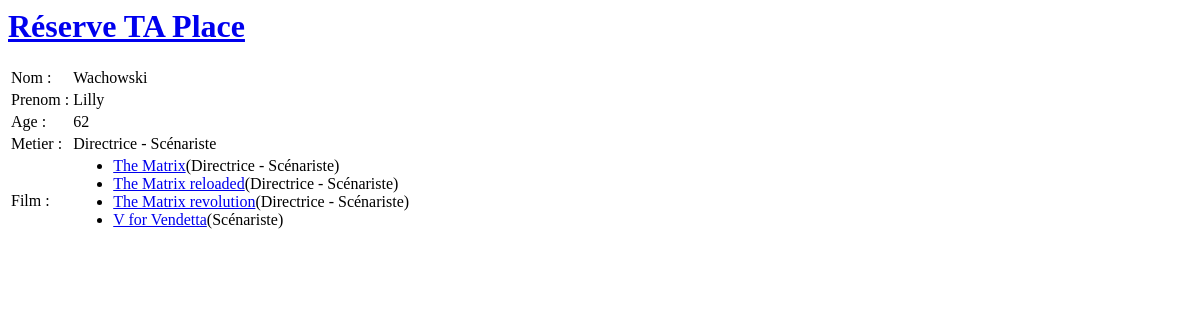
Before: /third_part/site/user/personne.php?num=3 with the older database file.
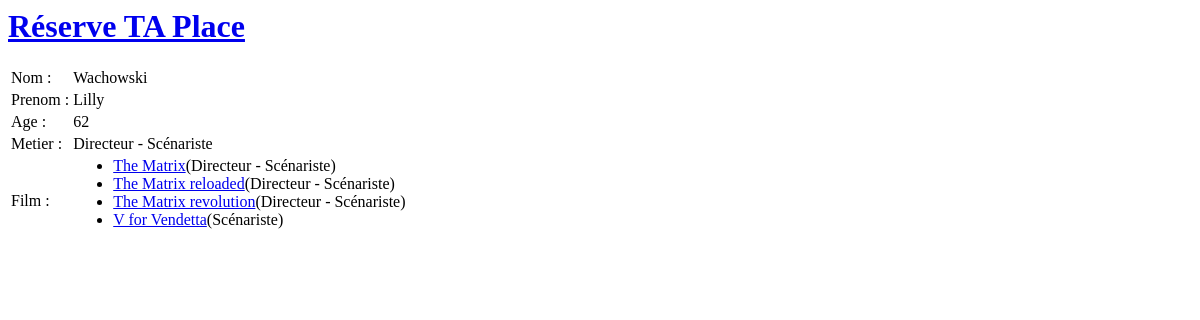
After: the same page with the newer database file.
### tables this page shows
CREATE TABLE `Personne` (
  `num_personne` int(11) NOT NULL,
  `nom` varchar(30) NOT NULL,
  `prenom` varchar(30) NOT NULL,
  `age` int(11) NOT NULL,
  PRIMARY KEY (`num_personne`)
);

CREATE TABLE `Participe_au_film` (
  `num_personne` int(11) NOT NULL,
  `num_film` int(11) NOT NULL,
  `metier` varchar(256) NOT NULL,
  PRIMARY KEY (`num_personne`,`num_film`),
  KEY `num_film` (`num_film`),
  CONSTRAINT `Participe_au_film_ibfk_1` FOREIGN KEY (`num_personne`) REFERENCES `Personne` (`num_personne`) ON DELETE CASCADE ON UPDATE CASCADE,
  CONSTRAINT `Participe_au_film_ibfk_2` FOREIGN KEY (`num_film`) REFERENCES `Film` (`num_film`) ON DELETE CASCADE ON UPDATE CASCADE
);

CREATE TABLE `Film` (
  `num_film` int(3) NOT NULL,
  `nom` varchar(30) NOT NULL,
  `genre` varchar(256) NOT NULL,
  `duree` int(11) NOT NULL,
  `origine` varchar(30) NOT NULL,
  `version_disponible` varchar(3) NOT NULL,
  PRIMARY KEY (`num_film`),
  UNIQUE KEY `nom` (`nom`)
);

### third_part/site/user/personne.php (the view, shortened to what this page needs)
<?php
	print "<html><head><title>Personne</title></head><body>";
	print "<h1><a href=\"index.php\">Réserve TA Place</a></h1>";
	$num = $_GET['num'];
	$link = new mysqli("localhost", "Anonyme", "anonyme");
	$link->select_db('Projet') or die("Erreur de selection de la BD: " . $link->error);
	$query = "SELECT P.*, PA.*, F.nom as nom_film FROM Personne P, Film F, Participe_au_film PA WHERE F.num_film = PA.num_film and PA.num_personne = $num and P.num_personne = $num;";
	$result = $link->query($query) or die("erreur select");
	print "<table>";
	$tuple = mysqli_fetch_object($result);
		print "	<tr>
						<td>Nom :</td>
						<td>$tuple->nom</td>
						</tr>
						<tr>
						<td>Prenom :</td>
						<td>$tuple->prenom</td>
						</tr>
						<tr>
						<td>Age :</td>
						<td>$tuple->age</td>
						</tr>
						<tr>
						<td>Metier :</td>
						<td>$tuple->metier</td>
						</tr>
						<tr>
						<td>Film :</td>
						<td>
						<ul>
		";
		$query = "SELECT P.*, PA.*, F.nom as nom_film FROM Personne P, Film F, Participe_au_film PA WHERE F.num_film = PA.num_film and PA.num_personne = $num and P.num_personne = $num;";
		$result = $link->query($query) or die("erreur select");
		while($tuple = mysqli_fetch_object($result)) {
			print " <li><a href=\"film.php?num_film=$tuple->num_film\">$tuple->nom_film</a>($tuple->metier)</li>";
		}
		print "	</ul>
						</td>
						</tr>
		";
	print "</table>";
	print "</body></html>";
?>

Changed rows visible on the page:
changed participe_au_film "The Matrix": metier "Directrice - Scénariste" → "Directeur - Scénariste"
changed participe_au_film "The Matrix reloaded": metier "Directrice - Scénariste" → "Directeur - Scénariste"
changed participe_au_film "The Matrix revolution": metier "Directrice - Scénariste" → "Directeur - Scénariste"
